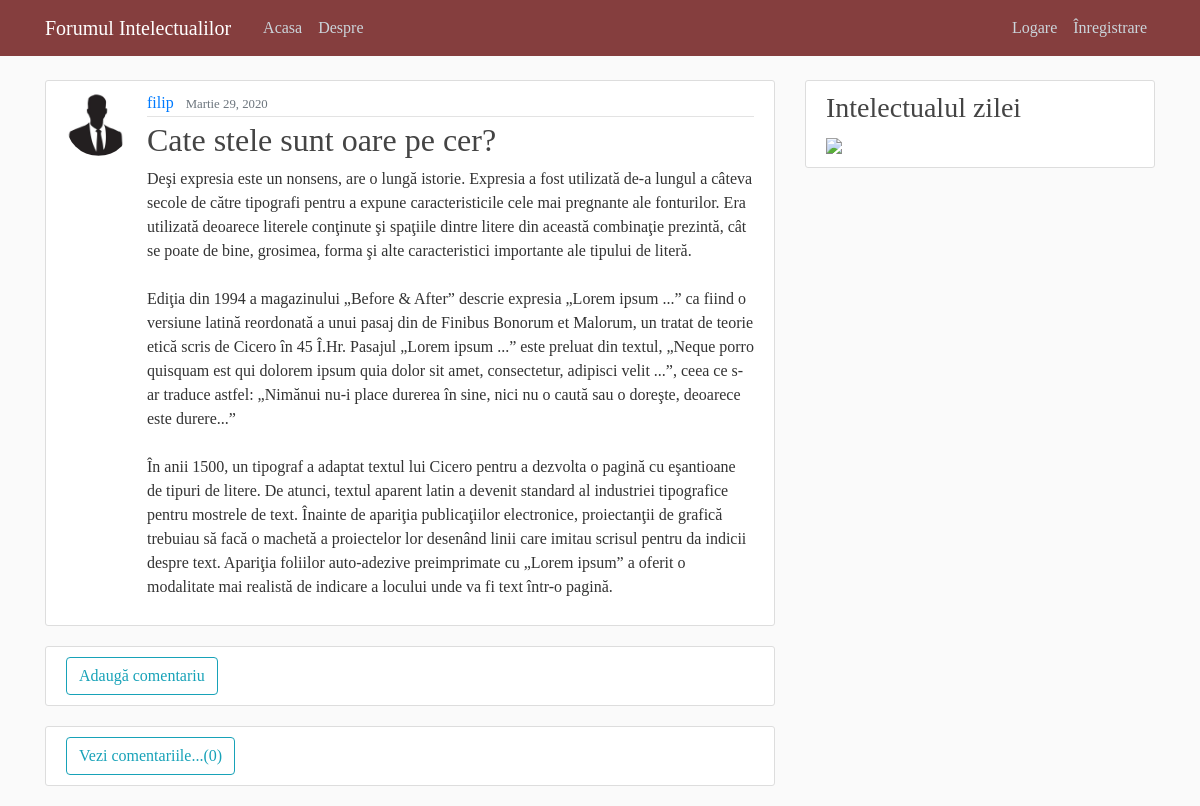
The app's page /post/38/ with its own data.
### blog/models.py (models this page shows, shortened)
class Post(models.Model):
    title = models.CharField(max_length=100)
    content = models.TextField()
    date_posted = models.DateTimeField(default=timezone.now)
    author = models.ForeignKey(User, on_delete=models.CASCADE)
    @property
    def get_comment_count(self):
        return Comment.objects.filter(post=self).count()

### users/models.py (models this page shows, shortened)
class Profile(models.Model):
    user = models.OneToOneField(User, on_delete=models.CASCADE)
    image = models.ImageField(default='default.jpg', upload_to='profile_pics')

### blog/views.py (the view, shortened to what this page needs)
# urls.py: path('post/<int:pk>/', PostDetailView.as_view(), name='post-detail'),
class PostDetailView(DetailView):
    model = Post

### blog/templates/blog/post_detail.html (shortened to what this page needs)
{% extends "blog/base.html" %}
{% load crispy_forms_tags %}
{% load i18n %}
{% block content %}
  <article class="media content-section">
    <img class="rounded-circle article-img" src="{{ object.author.profile.image.url }}">
    <div class="media-body">
      <div class="article-metadata">
        <a class="mr-2" href="{% url 'user-posts' object.author.username %}">{{ object.author }}</a>
        <small class="text-muted">
        {% language 'ro' %}
          {{ object.date_posted|date:"F d, Y" }}
        {% endlanguage %}
        </small>
      </div>
      <h2 class="article-title">{{ object.title }}</h2>
      <p class="article-content">{{ object.content }}</p>
    </div>
  </article>
  <div class="content-section">
      <a class="btn btn-outline-info" style="text-decoration: none !important" type="submit" href="./comment">Adaugă comentariu</a>
  </div>
  <div class="content-section">
      <a class="btn btn-outline-info" style="text-decoration: none !important" type="submit" href="./comments">Vezi comentariile...({{ object.get_comment_count }})</a>
  </div>
{% endblock content %}

### blog/static/blog/main.css (style rules this page uses)
html * { font-family: "Palatino Linotype", "Book Antiqua", Palatino, serif !important; }
body { background: #fafafa; color: #333333; margin-top: 5rem; }
h1, h2, h3, h4, h5, h6 { color: #444444; }
.content-section { background: #ffffff; padding: 10px 20px; border: 1px solid #dddddd; border-radius: 3px; margin-bottom: 20px; }
.article-title { color: #444444; }
.article-content { white-space: pre-line; }
.article-img { height: 65px; width: 65px; margin-right: 16px; }
.article-metadata { padding-bottom: 1px; margin-bottom: 4px; border-bottom: 1px solid #e3e3e3 }

### records on screen
Post: author.profile.image (placeholder picture), author "filip", date_posted "Martie 29, 2020", title "Cate stele sunt oare pe cer?", content "Deşi expresia este un nonsens, are o lungă istorie. Expresia a fost utilizată de-a lungul a câteva secole de către tipografi pentru a expune caracteristicile cele mai pregnante ale fonturilor. Era utilizată deoarece literele conţinute şi spaţiile dintre litere din această combinaţie prezintă, cât se poate de bine, grosimea, forma şi alte caracteristici importante ale tipului de literă. Ediţia din 1994 a magazinului „Before & After” descrie expresia „Lorem ipsum ...” ca fiind o versiune latină reordonată a unui pasaj din de Finibus Bonorum et Malorum, un tratat de teorie etică scris de Cicero în 45 Î.Hr. Pasajul „Lorem ipsum ...” este preluat din textul, „Neque porro quisquam est qui dolorem…", get_comment_count "0"
